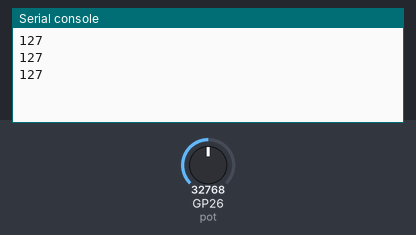
Bench run of a program on a simulated Raspberry Pi Pico running MicroPython. Shown: the last lines printed to the serial console. The test bench sets the inputs (shaded band); at power-on: GP26 (pot) = 32768 (analog values on the 0–65535 scale).

Above: at 1.2 s.
1.3 s: GP26 (pot) set to 45874
At 1.9 s:
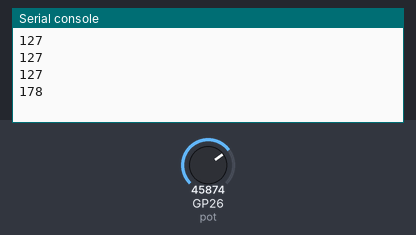
2.8 s: GP26 (pot) set to 57670
At 3.4 s:
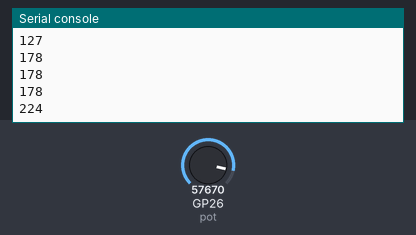
Timing chart, 0 to 5.8 s (numbered marks = the images above; inputs shaded):
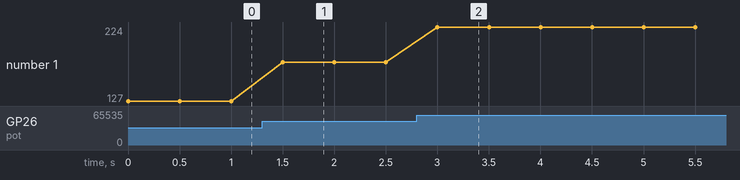

The program:

pot_input_custom_map.py
```python
from machine import Pin, ADC
from time import sleep

pot = ADC(Pin(26))

def map(value, from_low, from_high, to_low, to_high):
    return (value - from_low) * (to_high - to_low) // (from_high - from_low) + to_low

while True:
  reading = pot.read_u16() # read value, 0-65535 across voltage range 0.0v - 3.3v
  mapped = map(reading, 0, 65535, 0, 255)
  print(mapped)
  sleep(0.5)
```

Measured:
- after the input at 1.3 s, the serial console: prints a new line after 0.20 s (image 1)
- after the input at 2.8 s, the serial console: prints a new line after 0.20 s (image 2)
- plotted number 1: 127 → 178 after the input at 1.3 s, 178 → 224 after the input at 2.8 s
